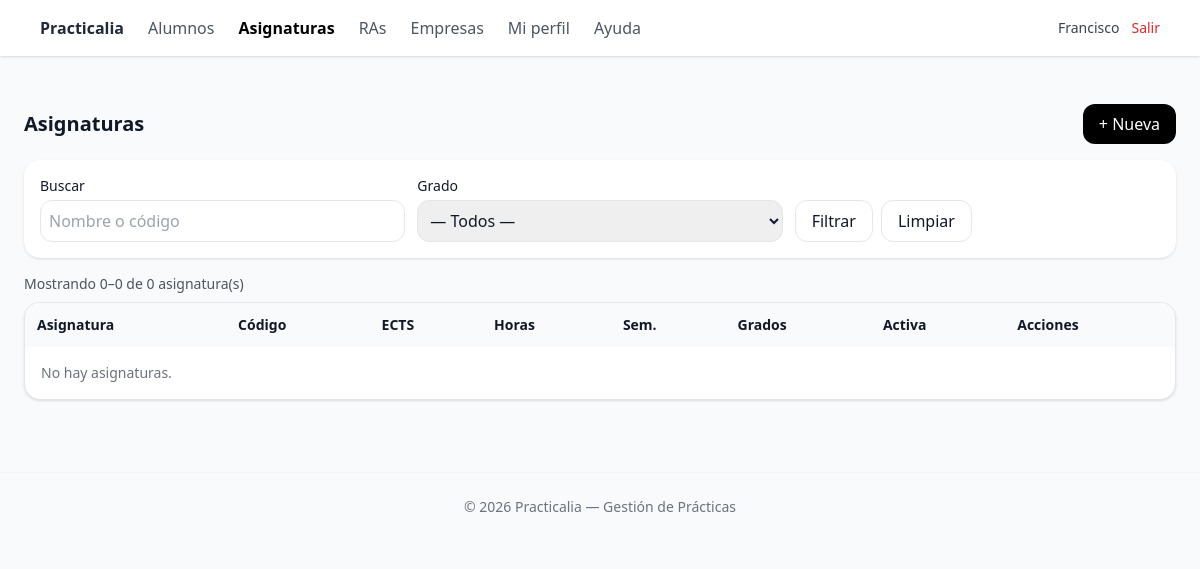
/public/asignaturas/index.php (signed in), run on an earlier commit of the app's database.
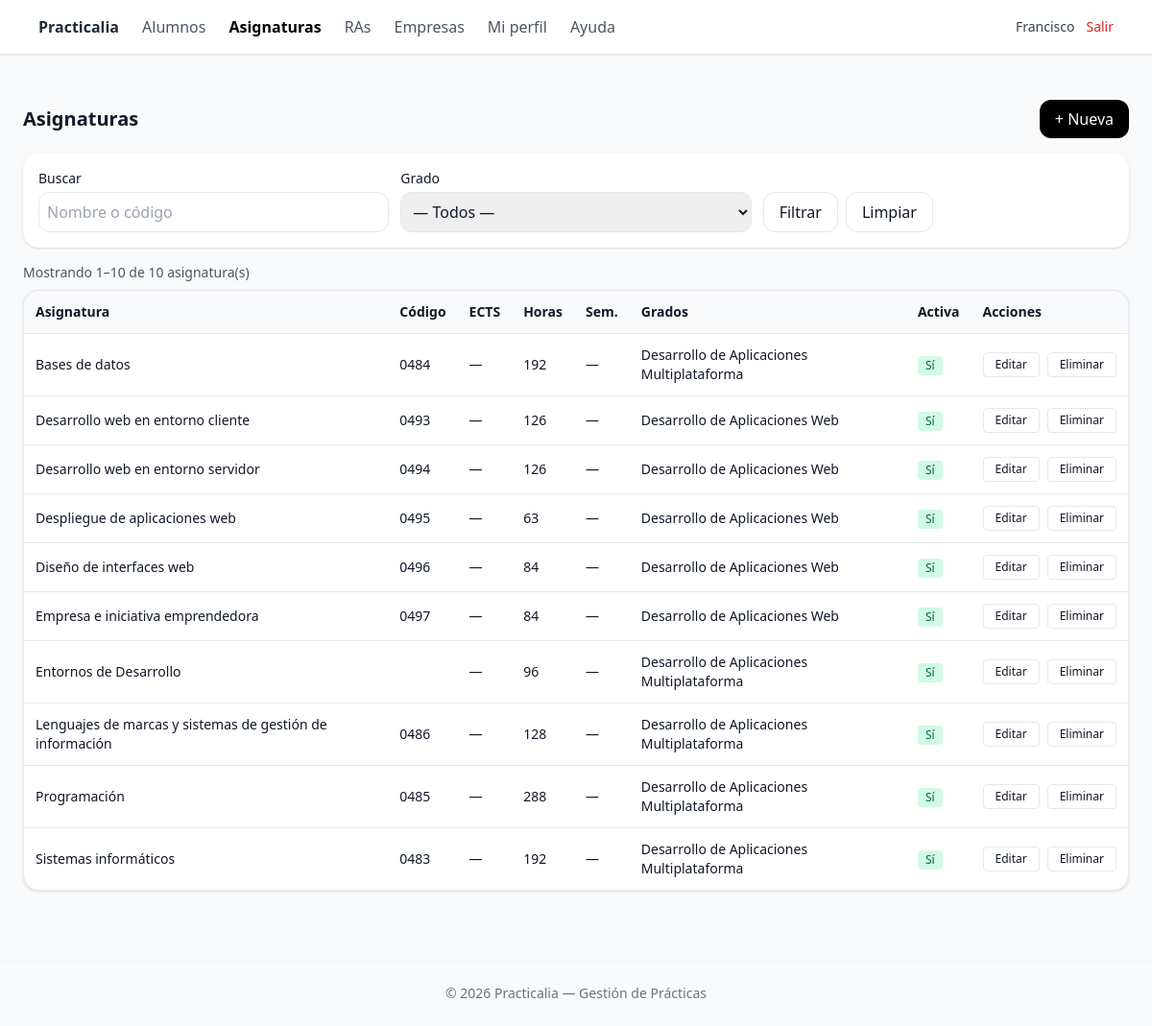
And on a later commit of the database.
### tables this page shows
CREATE TABLE `asignaturas` (
  `id` int(10) UNSIGNED NOT NULL,
  `curso_id` int(10) UNSIGNED NOT NULL,
  `nombre` varchar(150) NOT NULL,
  `codigo` varchar(30) DEFAULT NULL,
  `ects` decimal(4,1) DEFAULT NULL,
  `horas` smallint(5) UNSIGNED DEFAULT NULL,
  `semestre` tinyint(3) UNSIGNED DEFAULT NULL,
  `descripcion` text DEFAULT NULL,
  `activo` tinyint(1) NOT NULL DEFAULT 1,
  `created_at` datetime NOT NULL DEFAULT current_timestamp(),
  `updated_at` datetime NOT NULL DEFAULT current_timestamp() ON UPDATE current_timestamp(),
  `deleted_at` datetime DEFAULT NULL
);

### lib/auth.php (called while the page is built, shortened)
<?php
function current_user(): ?array
{
    return $_SESSION['user'] ?? null;
}
function require_role(string $codigoRol): bool
{
    $user = current_user();
    return in_array($codigoRol, $user['roles_codigos'] ?? [], true);
}

### public/asignaturas/index.php (the view, shortened to what this page needs)
<?php
require_once __DIR__ . '/../../lib/auth.php';
$user = current_user();
$isAdmin = require_role('admin');
$profId = (int) ($user['id'] ?? 0);
function h(?string $s): string
{
  return htmlspecialchars((string) $s, ENT_QUOTES, 'UTF-8');
}
$q = trim((string) ($_GET['q'] ?? ''));
$page = max(1, (int) ($_GET['page'] ?? 1));
$perPage = 10;
$offset = ($page - 1) * $perPage;
$where = [];
$params = [];
$where[] = "a.deleted_at IS NULL";
if (!$isAdmin) {
  $where[] = "EXISTS (
    SELECT 1
    FROM cursos_profesores cp2
    WHERE cp2.profesor_id = :pid
      AND (cp2.curso_id = a.curso_id
           OR cp2.curso_id IN (SELECT acx.curso_id FROM asignatura_cursos acx WHERE acx.asignatura_id = a.id))
  )";
  $params[':pid'] = $profId;
}
$whereSql = $where ? 'WHERE ' . implode(' AND ', $where) : '';
$sqlCount = "
  SELECT COUNT(DISTINCT a.id)
  FROM asignaturas a
  $whereSql
";
$st = $pdo->prepare($sqlCount);
$st->execute($params);
$total = (int) $st->fetchColumn();
$sqlRows = "
  SELECT
    a.id,
    a.nombre,
    a.codigo,
    a.ects,
    a.horas,
    a.semestre,
    a.activo,
    GROUP_CONCAT(
      DISTINCT IFNULL(c0.nombre, c1.nombre)
      ORDER BY IFNULL(c0.nombre, c1.nombre)
      SEPARATOR ', '
    ) AS cursos_nombres
  FROM asignaturas a
  LEFT JOIN cursos c0
         ON c0.id = a.curso_id
  LEFT JOIN asignatura_cursos ac
         ON ac.asignatura_id = a.id
  LEFT JOIN cursos c1
         ON c1.id = ac.curso_id
  $whereSql
  GROUP BY a.id, a.nombre, a.codigo, a.ects, a.horas, a.semestre, a.activo
  ORDER BY a.nombre ASC, a.id ASC
  LIMIT :limit OFFSET :offset
";
$st = $pdo->prepare($sqlRows);
foreach ($params as $k => $v) {
  $st->bindValue($k, $v, is_int($v) ? PDO::PARAM_INT : PDO::PARAM_STR);
}
$st->bindValue(':limit', $perPage, PDO::PARAM_INT);
$st->bindValue(':offset', $offset, PDO::PARAM_INT);
$st->execute();
$rows = $st->fetchAll(PDO::FETCH_ASSOC);
$from = ($total === 0) ? 0 : ($offset + 1);
$to = min($offset + $perPage, $total);
require_once __DIR__ . '/../partials/_header.php';
?>
<div class="flex items-center justify-between mb-4">
  <h1 class="text-xl font-semibold">Asignaturas</h1>
  <a href="./create.php" class="px-4 py-2 rounded-xl bg-black text-white">+ Nueva</a>
</div>
<form method="get" class="bg-white p-4 rounded-2xl shadow mb-4 grid grid-cols-1 md:grid-cols-3 gap-3">
  <div>
    <label class="block text-sm font-medium">Buscar</label>
    <input name="q" value="<?= h($q) ?>" class="mt-1 w-full border rounded-xl p-2" placeholder="Nombre o código">
  </div>
  <div>
    <label class="block text-sm font-medium">Grado</label>
    <select name="curso_id" class="mt-1 w-full border rounded-xl p-2">
      <option value="">— Todos —</option>
    </select>
  </div>
  <div class="flex items-end gap-2">
    <button class="px-4 py-2 rounded-xl border">Filtrar</button>
    <a href="./index.php" class="px-4 py-2 rounded-xl border">Limpiar</a>
  </div>
</form>
<div class="mb-2 text-sm text-gray-600">
  Mostrando <span class="font-medium"><?= (int) $from ?></span>–<span class="font-medium"><?= (int) $to ?></span> de
  <span class="font-medium"><?= (int) $total ?></span> asignatura(s)
</div>
<div class="overflow-x-auto bg-white rounded-2xl shadow border">
  <table class="min-w-full text-sm">
    <thead class="bg-gray-50">
      <tr>
        <th class="text-left p-3">Asignatura</th>
        <th class="text-left p-3">Código</th>
        <th class="text-left p-3">ECTS</th>
        <th class="text-left p-3">Horas</th>
        <th class="text-left p-3">Sem.</th>
        <th class="text-left p-3">Grados</th>
        <th class="text-left p-3">Activa</th>
        <th class="text-left p-3">Acciones</th>
      </tr>
    </thead>
    <tbody>
      <?php if (!$rows): ?>
        <tr>
          <td colspan="8" class="p-4 text-gray-500">No hay asignaturas.</td>
        </tr>
      <?php else:
        foreach ($rows as $r): ?>
          <tr class="border-t">
            <td class="p-3"><?= h($r['nombre']) ?></td>
            <td class="p-3"><?= h($r['codigo'] ?? '') ?></td>
            <td class="p-3"><?= h($r['ects'] !== null ? (string) $r['ects'] : '—') ?></td>
            <td class="p-3"><?= h($r['horas'] !== null ? (string) $r['horas'] : '—') ?></td>
            <td class="p-3"><?= h($r['semestre'] !== null ? (string) $r['semestre'] : '—') ?></td>
            <td class="p-3"><?= h($r['cursos_nombres'] ?? '—') ?></td>
            <td class="p-3">
              <?php if ((int) $r['activo'] === 1): ?>
                <span class="inline-block text-xs px-2 py-0.5 rounded bg-emerald-100 text-emerald-800">Sí</span>
              <?php else: ?>
                <span class="inline-block text-xs px-2 py-0.5 rounded bg-gray-100 text-gray-700">No</span>
              <?php endif; ?>
            </td>
            <td class="p-3">
              <div class="flex gap-2">
                <a class="px-3 py-1 rounded border text-xs" href="./edit.php?id=<?= (int) $r['id'] ?>">Editar</a>
                <form method="post" action="./delete.php" onsubmit="return confirm('¿Eliminar esta asignatura?');">
                  <button class="px-3 py-1 rounded border text-xs" type="submit">Eliminar</button>
                </form>
              </div>
            </td>
          </tr>
        <?php endforeach; endif; ?>
    </tbody>
  </table>
</div>
</main>
<?php require_once __DIR__ . '/../partials/_footer.php'; ?>

### public/partials/_header.php (shortened to what this page needs)
<?php
$mainClass = $mainClass ?? 'max-w-7xl';
?>
<!doctype html>
<html lang="es">
<head>
    <script src="https://cdn.tailwindcss.com"></script>
</head>
<body class="bg-gray-50 min-h-screen text-gray-900">
    <?php require_once __DIR__ . '/menu.php'; ?>
    <main class="<?= htmlspecialchars($mainClass) ?> mx-auto p-4 md:p-6">

### public/partials/menu.php (shortened to what this page needs)
<?php
require_once __DIR__ . '/../../lib/auth.php';
$user = current_user();
$isAdmin = require_role('admin');
$isProfesor = require_role('profesor');
$scriptName = $_SERVER['SCRIPT_NAME'] ?? '';
$publicPos = strpos($scriptName, '/public/');
$projectRoot = ($publicPos !== false) ? substr($scriptName, 0, $publicPos) : '';
$base = $projectRoot . '/public';
$path = $_SERVER['SCRIPT_NAME'] ?? '';
function active(string $needle): string
{
  global $path;
  return str_contains($path, $needle) ? 'text-black font-semibold' : 'text-gray-600';
}
?>
<nav class="bg-white shadow mb-6">
  <div class="max-w-6xl mx-auto px-4">
    <div class="flex justify-between h-14 items-center">
      <div class="flex items-center space-x-6">
        <a href="<?= $base ?>/index.php" class="font-semibold text-gray-800">Practicalia</a>
        <?php if ($isAdmin): ?>
          <a href="<?= $base ?>/admin/usuarios/index.php" class="<?= active('/admin/usuarios/') ?>">
            Usuarios
          </a>
          <a href="<?= $base ?>/cursos/index.php" class="<?= active('/cursos/') ?>">
            Grados
          </a>
          <a href="<?= $base ?>/asignaturas/index.php" class="<?= active('/asignaturas/') ?>">
            Asignaturas
          </a>
          <a href="<?= $base ?>/ras/index.php" class="<?= active('/ras/') ?>">
            RAs
          </a>
          <a href="<?= $base ?>/alumnos/index.php" class="<?= active('/alumnos/') ?>">
            Alumnos
          </a>
          <a href="<?= $base ?>/empresas/index.php" class="<?= active('/empresas/') ?>">
            Empresas
          </a>
          <a href="<?= $base ?>/centros/index.php" class="<?= active('/centros/') ?>">
            Centros
          </a>
        <?php elseif ($isProfesor): ?>
          <a href="<?= $base ?>/alumnos/index.php" class="<?= active('/alumnos/') ?>">
            Alumnos
          </a>
          <a href="<?= $base ?>/asignaturas/index.php" class="<?= active('/asignaturas/') ?>">
            Asignaturas
          </a>
          <a href="<?= $base ?>/ras/index.php" class="<?= active('/ras/') ?>">
            RAs
          </a>
          <a href="<?= $base ?>/empresas/index.php" class="<?= active('/empresas/') ?>">
            Empresas
          </a>
        <?php endif; ?>
        <a href="<?= $base ?>/perfil/edit.php" class="<?= active('/perfil/') ?>">
          Mi perfil
        </a>
        <a href="<?= $base ?>/ayuda.php" class="<?= active('/ayuda.php') ?>">
          Ayuda
        </a>
      </div>
      <div class="flex items-center gap-3 text-sm text-gray-700">
        <span><?= htmlspecialchars($user['nombre'] ?? '') ?></span>
        <a href="<?= $base ?>/logout.php" class="text-red-600 hover:underline">Salir</a>
      </div>
    </div>
  </div>
</nav>

### public/partials/_footer.php (shortened to what this page needs)
<footer class="mt-12 py-6 border-t border-gray-100 text-center text-sm text-gray-500">
    &copy;
    <?= date('Y') ?> Practicalia — Gestión de Prácticas
</footer>
</body>
</html>

What changed in the data, as far as the page shows it:
added asignaturas: nombre "Bases de datos", codigo "0484", ects "—", horas "192", semestre "—", cursos_nombres "Desarrollo de Aplicaciones Multiplataforma", activo "Sí"
added asignaturas: nombre "Desarrollo web en entorno cliente", codigo "0493", ects "—", horas "126", semestre "—", cursos_nombres "Desarrollo de Aplicaciones Web", activo "Sí"
added asignaturas: nombre "Desarrollo web en entorno servidor", codigo "0494", ects "—", horas "126", semestre "—", cursos_nombres "Desarrollo de Aplicaciones Web", activo "Sí"
added asignaturas: nombre "Despliegue de aplicaciones web", codigo "0495", ects "—", horas "63", semestre "—", cursos_nombres "Desarrollo de Aplicaciones Web", activo "Sí"
added asignaturas: nombre "Diseño de interfaces web", codigo "0496", ects "—", horas "84", semestre "—", cursos_nombres "Desarrollo de Aplicaciones Web", activo "Sí"
added asignaturas: nombre "Empresa e iniciativa emprendedora", codigo "0497", ects "—", horas "84", semestre "—", cursos_nombres "Desarrollo de Aplicaciones Web", activo "Sí"
added asignaturas: nombre "Entornos de Desarrollo", ects "—", horas "96", semestre "—", cursos_nombres "Desarrollo de Aplicaciones Multiplataforma", activo "Sí"
added asignaturas: nombre "Lenguajes de marcas y sistemas de gestión de información", codigo "0486", ects "—", horas "128", semestre "—", cursos_nombres "Desarrollo de Aplicaciones Multiplataforma", activo "Sí"
added asignaturas: nombre "Programación", codigo "0485", ects "—", horas "288", semestre "—", cursos_nombres "Desarrollo de Aplicaciones Multiplataforma", activo "Sí"
added asignaturas: nombre "Sistemas informáticos", codigo "0483", ects "—", horas "192", semestre "—", cursos_nombres "Desarrollo de Aplicaciones Multiplataforma", activo "Sí"
Also different on the page:
$from: "0" → "1"
$to: "0" → "10"
$total: "0" → "10"
text no longer shown: "No hay asignaturas."
